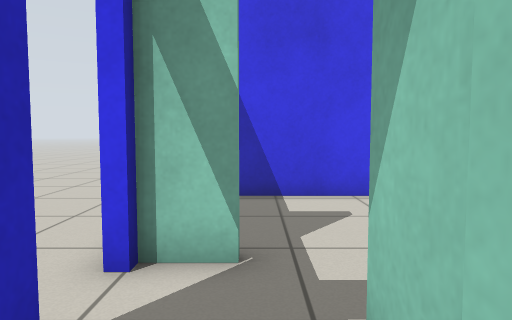
view 1 (above)

16 first-person views from a walk through a world built for the Gazebo simulator. The camera is 0.79 m above the floor, tilts 4° down and sees 70° across. The floor is counted in squares, 0.5 m on a side. Each view is taken from the middle of a square. On the plan, view 1 faces up. The plan holds only what a view shows up to about 17 squares ahead; the rest is blank. Simple patterns stand in for the simulator's built-in surfaces.

view 2
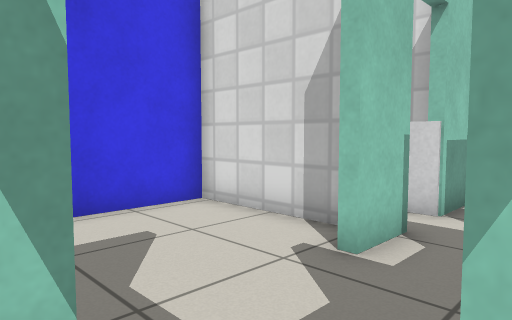

view 3
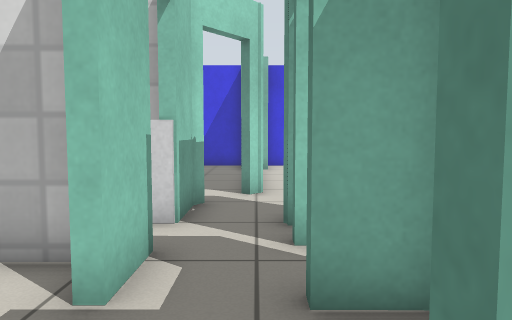

view 4
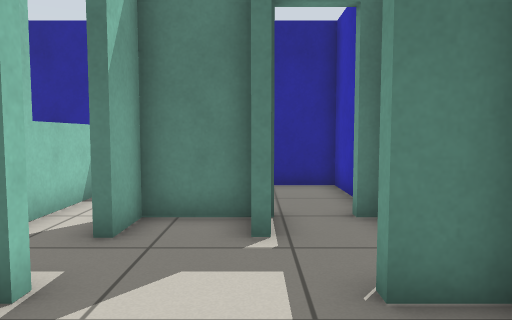

view 5
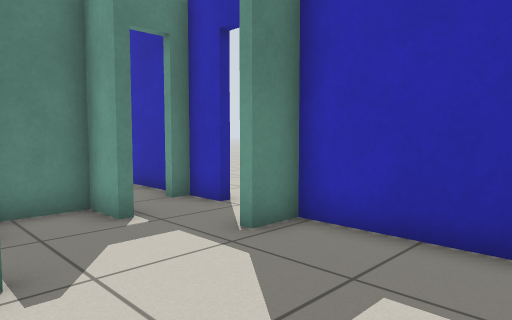

view 6
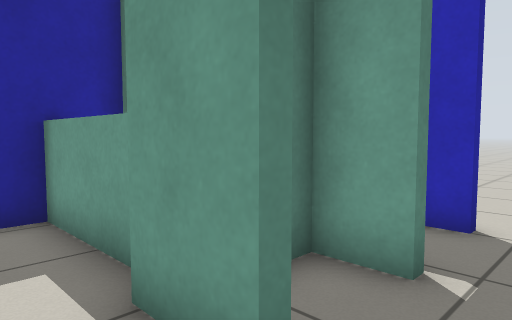

view 7
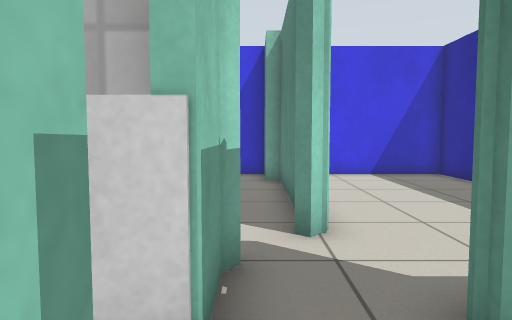

view 8
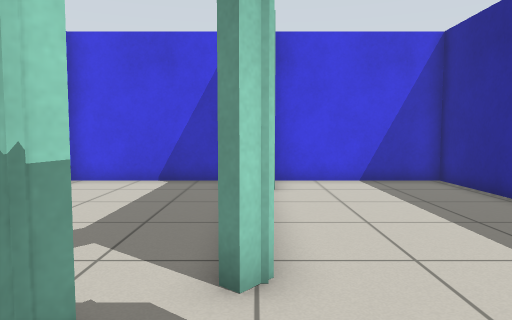

view 9
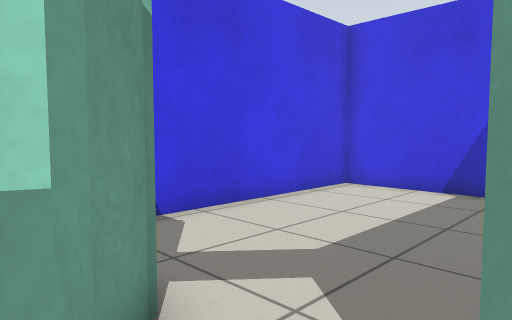

view 10
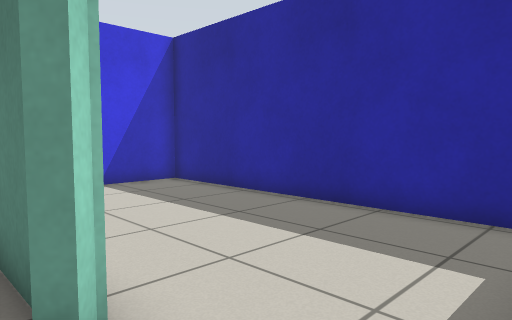

view 11
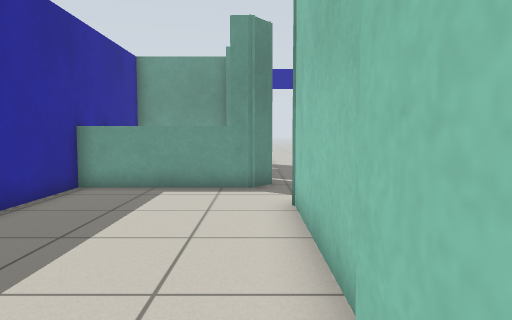

view 12
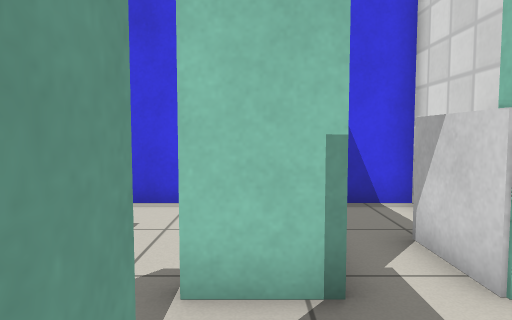

view 13
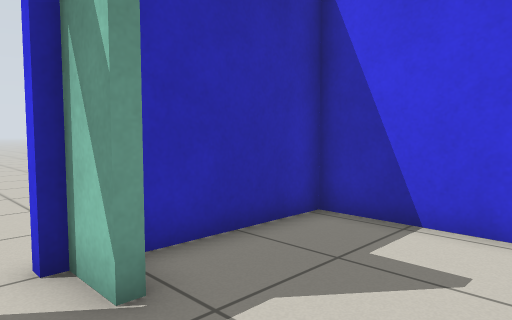

view 14
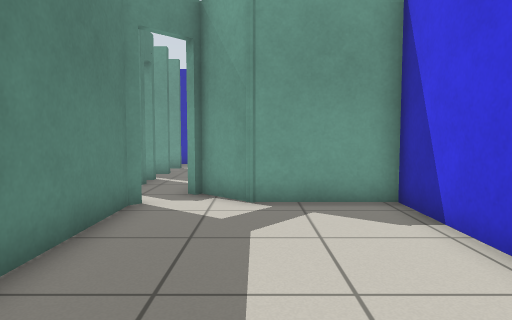

view 15
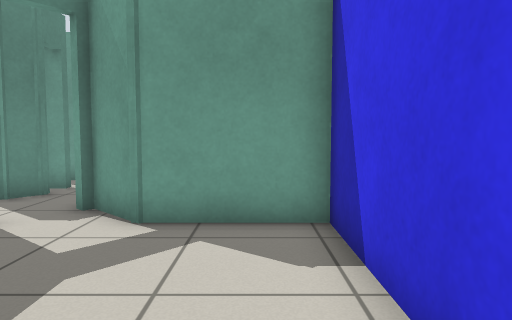

view 16
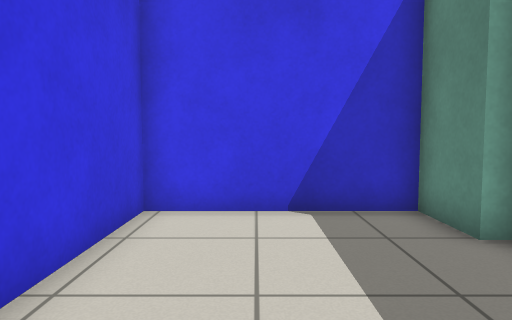

### Floor plan
Points are (right, up) in squares from view 1. A wall is a line through its corners. A room is listed if a view was taken in it or the views show most of it. See-through windows are left out.
Room 1 (view 1)
walls: (-1.5, 0) (-1.5, -3.3) (0.5, -3.3)
ways out: open door at (-0.5, 1) to room 2
Room 2 (views 2, 3, 6, 7, 12, 13)
walls: (1.1, 2.5) (1.1, 1.1) (3.2, 1.1) (3.2, 2.6); (3.5, 2.5) (3.5, 0.8); (0.8, 0.9) (0.8, 2.5); (-0.1, 4.4) (-1.5, 4.4) (-1.5, 4); (3.1, 0) (3.1, -3.4); (4.9, 4.4) (3.2, 4.4); (-1.5, 2.5) (-1.5, 1.1) (-0.9, 1.1); (5.1, -1.1) (5.1, 2.5) (5.4, 2.5); (1.6, -3.3) (6.1, -3.3)
ways out: open door at (-0.5, 1) to room 1; opening at (1.5, 5) to room 3; opening at (6, 3) to room 4; open door at (5.7, 4.7) to room 4; open door at (-2, 3.5)
Room 3 (views 4, 5)
walls: (4.4, 5.2) (4.4, 9.3) (-1.5, 9.3) (-1.5, 4.7) (-0.1, 4.7)
ways out: opening at (1.5, 5) to room 2
Room 4 (views 8, 9, 10, 11)
walls: (15, 2.9) (9.9, 2.9) (9.4, 3.2); (17.4, 2.5) (16.2, 2.5); (8.4, 4.1) (8.1, 4.4); (8.2, 4.4) (6.4, 4.4); (6.1, 2.5) (6.5, 2.5) (7.2, 1.9) (7.2, -3.4); (6.1, -3.3) (18.5, -3.3) (18.5, 2.4)
ways out: opening at (6, 3) to room 2; open door at (5.7, 4.7) to room 2; open door at (9, 4) to room 5; open door at (6, 2)
Room 5 (views 14, 15, 16)
walls: (9.6, 3.5) (10, 3.2) (16.4, 3.2) (16.4, 3.7) (18.5, 3.7) (18.5, 9.3) (9.6, 9.3) (9.6, 5.9) (8.2, 4.4)
ways out: open door at (9, 4) to room 4
Room 6 (no view inside)
walls: (7.6, 6.4) (7.6, 9.3) (6, 9.3); (7.6, 4.9) (7.6, 5.8); (6.4, 4.4) (6.4, 6.5)

Where each view was taken, in squares from view 1:
view 1: 0 up, 0 right, facing up
view 2: 2 up, 1 left, facing up-right
view 3: 3 up, 0 right, facing right
view 4: 8 up, 1 right, facing down
view 5: 9 up, 4 right, facing down-left
view 6: 4 up, 5 right, facing down-left
view 7: 4 up, 4 right, facing right
view 8: 3 up, 6 right, facing right
view 9: 3 up, 8 right, facing up-right
view 10: 4 up, 7 right, facing down-right
view 11: 2 up, 18 right, facing left
view 12: 1 up, 4 right, facing up
view 13: 3 up, 3 right, facing up-left
view 14: 6 up, 18 right, facing left
view 15: 8 up, 16 right, facing left
view 16: 7 up, 11 right, facing right
